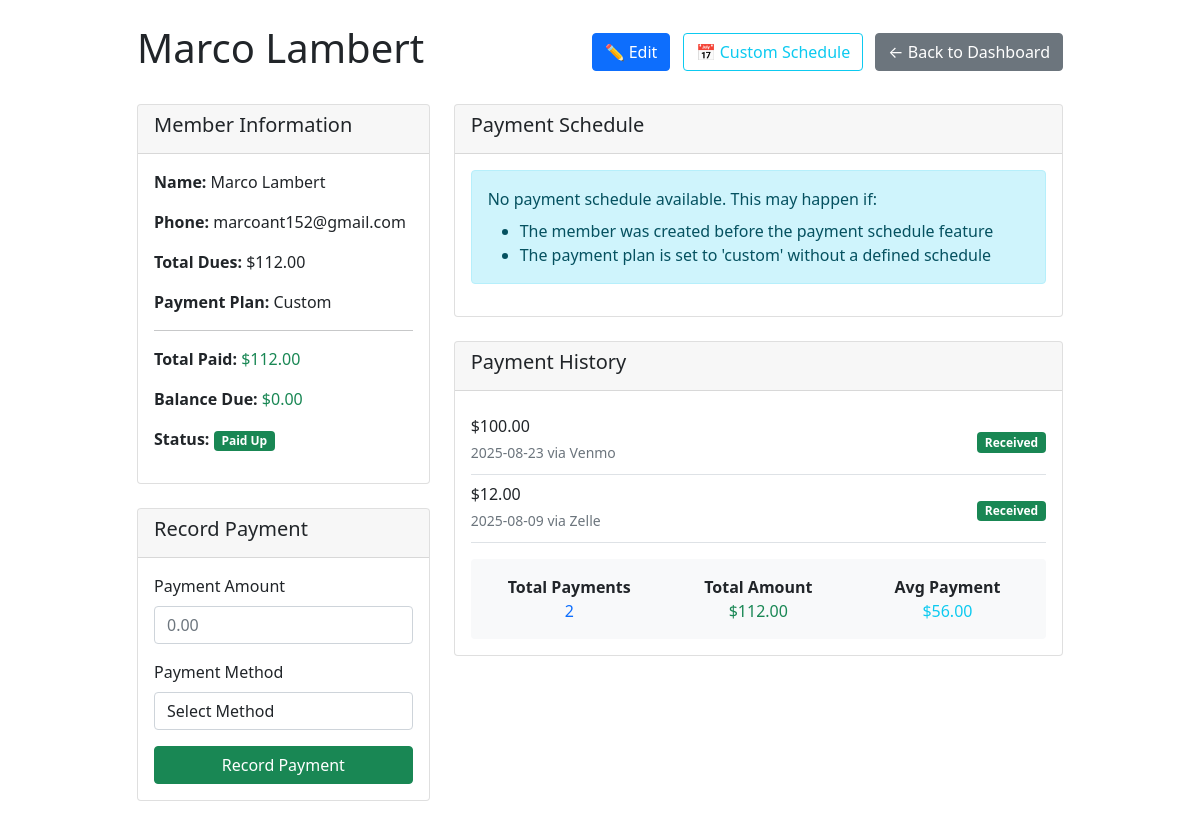
Page /member_details/1 (signed in) on the committed database.
### models.py (models this page shows, shortened)
class Member(db.Model):
    __tablename__ = 'members'
    id = db.Column(db.Integer, primary_key=True)
    user_id = db.Column(db.Integer, db.ForeignKey('users.id'), nullable=True)  # Nullable for legacy data
    name = db.Column(db.String(100), nullable=False)
    contact = db.Column(db.String(100), nullable=False)
    contact_type = db.Column(db.String(10), default='phone')  # phone or email
    dues_amount = db.Column(db.Float, nullable=False)
    payment_plan = db.Column(db.String(20), nullable=False)  # semester, monthly, bimonthly, custom
    custom_schedule = db.Column(db.Text, nullable=True)  # JSON string of custom payment schedule
    semester_id = db.Column(db.String(50), db.ForeignKey('semesters.id'), nullable=False)
    created_at = db.Column(db.DateTime, default=datetime.utcnow)
    payments = db.relationship('Payment', backref='member', lazy=True)
    payment_plan_suggestions = db.relationship('PaymentPlanSuggestion', backref='member', lazy=True)

class Payment(db.Model):
    __tablename__ = 'payments'
    id = db.Column(db.Integer, primary_key=True)
    member_id = db.Column(db.Integer, db.ForeignKey('members.id'), nullable=False)
    amount = db.Column(db.Float, nullable=False)
    payment_method = db.Column(db.String(20), nullable=False)  # Zelle, Venmo, Cash, Check
    date = db.Column(db.DateTime, nullable=False)
    transaction_id = db.Column(db.Integer, db.ForeignKey('transactions.id'), nullable=True)
    notes = db.Column(db.Text, nullable=True)
    created_at = db.Column(db.DateTime, default=datetime.utcnow)

### app.py (the view)
    def decorated_function(*args, **kwargs):
        if 'user' not in session:
            flash('Please log in to access this page')
            return redirect(url_for('login'))
        return f(*args, **kwargs)

### app.py (called while the page is built)
def require_auth(f):
    def decorated_function(*args, **kwargs):
        if 'user' not in session:
            flash('Please log in to access this page')
            return redirect(url_for('login'))
        return f(*args, **kwargs)
    decorated_function.__name__ = f.__name__
    return decorated_function

@app.context_processor
def inject_permission_functions():
    return {
        'has_permission': has_permission,
        'get_current_user_role': get_current_user_role
    }

        @login_manager.user_loader
        def load_user(user_id):
            return User.query.get(int(user_id))

### templates/member_details.html (shortened to what this page needs)
<!DOCTYPE html>
<html lang="en">
<head>
    <link href="https://cdn.jsdelivr.net/npm/bootstrap@5.1.3/dist/css/bootstrap.min.css" rel="stylesheet">
</head>
<body>
    <div class="container mt-4">
        <div class="row">
            <div class="col-md-10 mx-auto">
                <div class="d-flex justify-content-between align-items-center mb-4">
                    <h1>{{ member.name }}</h1>
                    <div>
                        <a href="/edit_member/{{ member.id }}" class="btn btn-primary me-2">✏️ Edit</a>
                        <a href="/custom_payment_schedule/{{ member.id }}" class="btn btn-outline-info me-2">📅 Custom Schedule</a>
                        <a href="/" class="btn btn-secondary">← Back to Dashboard</a>
                    </div>
                </div>
                <div class="row">
                    <div class="col-lg-4">
                        <div class="card mb-4">
                            <div class="card-header">
                                <h5>Member Information</h5>
                            </div>
                            <div class="card-body">
                                <p><strong>Name:</strong> {{ member.name }}</p>
                                <p><strong>Phone:</strong> {{ member.phone }}</p>
                                <p><strong>Total Dues:</strong> ${{ "%.2f"|format(member.dues_amount) }}</p>
                                <p><strong>Payment Plan:</strong> {{ member.payment_plan|title }}</p>
                                <hr>
                                <p><strong>Total Paid:</strong>
                                    <span class="text-success">${{ "%.2f"|format(member.payments_made|map(attribute='amount')|sum) }}</span>
                                </p>
                                <p><strong>Balance Due:</strong>
                                    {% if balance <= 0 %}
                                        <span class="text-success">${{ "%.2f"|format(balance) }}</span>
                                    {% else %}
                                        <span class="text-danger">${{ "%.2f"|format(balance) }}</span>
                                    {% endif %}
                                </p>
                                <p><strong>Status:</strong>
                                    {% if balance <= 0 %}
                                        <span class="badge bg-success">Paid Up</span>
                                    {% else %}
                                        <span class="badge bg-warning">Outstanding</span>
                                    {% endif %}
                                </p>
                            </div>
                        </div>
                        <div class="card mb-4">
                            <div class="card-header">
                                <h5>Record Payment</h5>
                            </div>
                            <div class="card-body">
                                <form method="POST" action="/record_payment">
                                    <div class="mb-3">
                                        <label for="amount" class="form-label">Payment Amount</label>
                                        <input type="number" class="form-control" id="amount" name="amount"
                                               step="0.01" placeholder="0.00" required>
                                    </div>
                                    <div class="mb-3">
                                        <label for="payment_method" class="form-label">Payment Method</label>
                                        <select class="form-control" id="payment_method" name="payment_method" required>
                                            <option value="">Select Method</option>
                                        </select>
                                    </div>
                                    <button type="submit" class="btn btn-success w-100">Record Payment</button>
                                </form>
                            </div>
                        </div>
                    </div>
                    <div class="col-lg-8">
                        <div class="card mb-4">
                            <div class="card-header">
                                <h5>Payment Schedule</h5>
                            </div>
                            <div class="card-body">
                                {% if payment_schedule %}
                                    {% for payment in payment_schedule %}
                                        <div class="payment-schedule-item {{ payment.status }} p-3 rounded">
                                            <div class="d-flex justify-content-between align-items-center">
                                                <div>
                                                    <h6 class="mb-1">{{ payment.description }}</h6>
                                                    <small class="text-muted">Due: {{ payment.due_date[:10] }}</small>
                                                </div>
                                                <div class="text-end">
                                                    <strong class="fs-5">${{ "%.2f"|format(payment.amount) }}</strong>
                                                    {% if payment.status == 'paid' %}
                                                        <br><span class="badge bg-success">✓ Paid</span>
                                                    {% else %}
                                                        <br><span class="badge bg-warning">⏱ Pending</span>
                                                        {% if payment.amount_due > 0 %}
                                                            <br><small class="text-muted">Due: ${{ "%.2f"|format(payment.amount_due) }}</small>
                                                        {% endif %}
                                                    {% endif %}
                                                </div>
                                            </div>
                                        </div>
                                    {% endfor %}
                                {% else %}
                                    <div class="alert alert-info">
                                        <p class="mb-0">No payment schedule available. This may happen if:</p>
                                        <ul class="mb-0 mt-2">
                                            <li>The member was created before the payment schedule feature</li>
                                            <li>The payment plan is set to 'custom' without a defined schedule</li>
                                        </ul>
                                    </div>
                                {% endif %}
                            </div>
                        </div>
                        <div class="card">
                            <div class="card-header">
                                <h5>Payment History</h5>
                            </div>
                            <div class="card-body">
                                {% if member.payments_made %}
                                    {% for payment in member.payments_made|reverse %}
                                        <div class="payment-history-item">
                                            <div class="d-flex justify-content-between align-items-center">
                                                <div>
                                                    <h6 class="mb-1">${{ "%.2f"|format(payment.amount) }}</h6>
                                                    <small class="text-muted">
                                                        {{ payment.date[:10] }} via {{ payment.method }}
                                                    </small>
                                                </div>
                                                <div class="text-end">
                                                    <span class="badge bg-success">Received</span>
                                                </div>
                                            </div>
                                        </div>
                                    {% endfor %}
                                    <div class="mt-3 p-3 bg-light rounded">
                                        <div class="row text-center">
                                            <div class="col-4">
                                                <strong>Total Payments</strong><br>
                                                <span class="text-primary">{{ member.payments_made|length }}</span>
                                            </div>
                                            <div class="col-4">
                                                <strong>Total Amount</strong><br>
                                                <span class="text-success">${{ "%.2f"|format(member.payments_made|map(attribute='amount')|sum) }}</span>
                                            </div>
                                            <div class="col-4">
                                                <strong>Avg Payment</strong><br>
                                                <span class="text-info">${{ "%.2f"|format((member.payments_made|map(attribute='amount')|sum) / (member.payments_made|length)) }}</span>
                                            </div>
                                        </div>
                                    </div>
                                {% else %}
                                    <div class="alert alert-warning">
                                        <p class="mb-0">No payments recorded yet.</p>
                                    </div>
                                {% endif %}
                            </div>
                        </div>
                    </div>
                </div>
            </div>
        </div>
    </div>
</body>
</html>

### templates/member_details.html (style rules this page uses)
.payment-history-item { border-bottom: 1px solid #dee2e6; padding: 10px 0; }

### rows in the picture
Member: name "Marco Lambert", phone "marcoant152@gmail.com", dues_amount "112.00", payment_plan "Custom"
Payment: amount "100.00", date "2025-08-23", method "Venmo"
Payment: amount "12.00", date "2025-08-09", method "Zelle"

### other values in the picture
{{ "%.2f"|format(member.payments_made|map(attribute='amount')|sum) }} "112.00"
{{ "%.2f"|format(balance) }} "0.00"
{{ member.payments_made|length }} "2"
